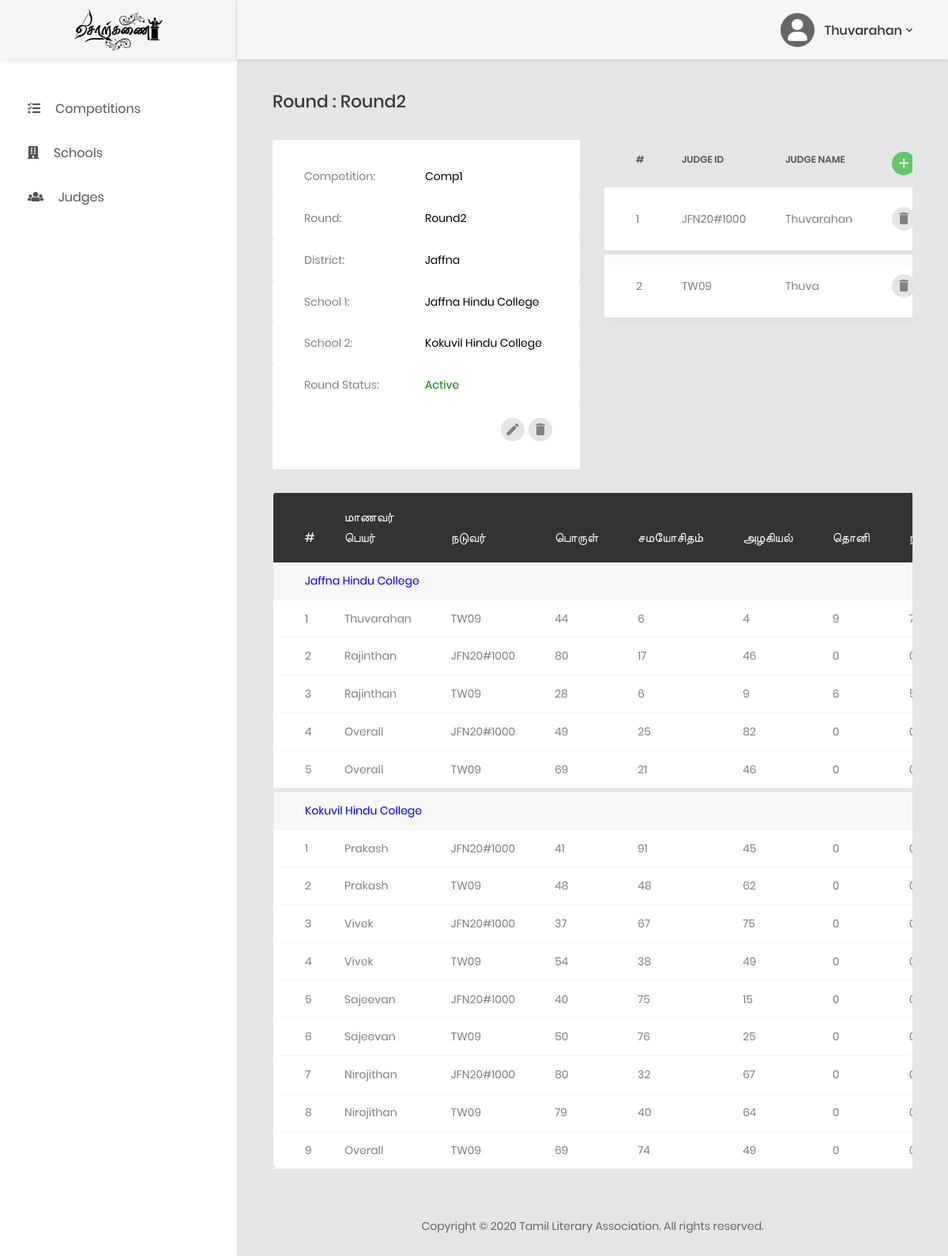
The page /round.php?round_id=0000000002 (signed in) on the database its author committed.
### tables this page shows
CREATE TABLE `tbl_rounds` (
  `round_id` int(10) UNSIGNED ZEROFILL NOT NULL,
  `competition_id` int(10) UNSIGNED ZEROFILL NOT NULL,
  `round_name` varchar(255) NOT NULL,
  `round_status` enum('0','1') DEFAULT NULL
);

CREATE TABLE `tbl_competitions` (
  `competition_id` int(10) UNSIGNED ZEROFILL NOT NULL,
  `competition_name` varchar(255) NOT NULL,
  `district_id` int(5) UNSIGNED ZEROFILL DEFAULT NULL
);

CREATE TABLE `tbl_districts` (
  `district_id` int(5) UNSIGNED ZEROFILL NOT NULL,
  `district_name` varchar(100) NOT NULL
);

CREATE TABLE `tbl_schools` (
  `school_id` int(10) UNSIGNED ZEROFILL NOT NULL,
  `school_name` varchar(255) NOT NULL,
  `district_id` int(5) UNSIGNED ZEROFILL DEFAULT NULL
);

CREATE TABLE `tbl_judges` (
  `judge_id` varchar(100) NOT NULL,
  `judge_name` varchar(255) DEFAULT NULL
);

### round.php (the view, shortened to what this page needs)
<?php include_once 'header.php'; ?>
<?php
if (isset($_GET['round_id']) && !empty($_GET['round_id'])) {
    $round_id = $_GET['round_id'];
    $query = mysqli_query($mysqli, "SELECT A.*, E.competition_id, E.competition_name, F.district_id, F.district_name, B.school_id_1, B.school_id_2, C.school_name AS school_name_1, D.school_name AS school_name_2 FROM tbl_rounds A LEFT OUTER JOIN tbl_rounds_schools B USING (round_id) LEFT OUTER JOIN tbl_schools C ON B.school_id_1 = C.school_id LEFT OUTER JOIN tbl_schools D ON B.school_id_2 = D.school_id INNER JOIN tbl_competitions E ON A.competition_id = E.competition_id LEFT OUTER JOIN tbl_districts F ON E.district_id = F.district_id WHERE round_id = '$round_id'");
    if (mysqli_num_rows($query) > 0) {
        $row = mysqli_fetch_array($query);
        $school_id_1 = $row['school_id_1'];
        $school_id_2 = $row['school_id_2'];
        $school_name_1 = $row['school_name_1'];
        $school_name_2 = $row['school_name_2'];
    }
    else {
        echo '<script> location.replace("competitions.php"); </script>';
    }
}
else {
    echo '<script> location.replace("competitions.php"); </script>';
}
?>
<div class="row">
    <div class="col-lg-12">
        <h3 class="title-5 m-b-35">Round : <?php echo $row['round_name'];?></h3>
    </div>
</div>
<div class="row">
    <div class="col-lg-6">
        <div class="table-responsive">
            <table class="table table-data2 table-content-details">
                <tbody>
                    <tr>
                        <td>Competition:</td>
                        <td><?php echo $row['competition_name'];?></td>
                    </tr>
                    <tr>
                        <td>Round:</td>
                        <td><?php echo $row['round_name'];?></td>
                    </tr>
                    <tr>
                        <td>District:</td>
                        <?php if ($row['district_name'] != "" && !empty($row['district_name'])) { ?>
                        <td><?php echo $row['district_name'];?></td>
                        <?php } else { ?>
                        <td><i>Unavailable</i></td>
                        <?php } ?>
                    </tr>
                    <tr>
                        <td>School 1:</td>
                        <?php if ($school_id_1 != "" && !empty($school_id_1)) { ?>
                        <td><?php echo $school_name_1;?></td>
                        <?php } else { ?>
                        <td><i>Unavailable</i></td>
                        <?php } ?>
                    </tr>
                    <tr>
                        <td>School 2:</td>
                        <?php if ($school_id_2 != "" && !empty($school_id_2)) { ?>
                        <td><?php echo $school_name_2;?></td>
                        <?php } else { ?>
                        <td><i>Unavailable</i></td>
                        <?php } ?>
                    </tr>
                    <tr>
                        <td>Round Status:</td>
                        <?php if ($row['round_status'] == '1') { ?>
                        <td style="color: green;">Active</td>
                        <?php } elseif ($row['round_status'] == '0') { ?>
                        <td style="color: red;">Inactive</td>
                        <?php } ?>
                    </tr>
                    <tr>
                        <td colspan="2">
                            <div class="table-data-feature">
                                <a class="item" data-toggle="tooltip" data-placement="top" title="Edit Round" href="edit.round.php?id=<?php echo $round_id;?>&page=round">
                                    <i class="zmdi zmdi-edit"></i>
                                </a>
                                <button class="item" data-toggle="tooltip" data-placement="top" title="Delete Round" round_id="<?php echo $round_id;?>" id="delete_round">
                                    <i class="zmdi zmdi-delete"></i>
                                </button>
                            </div>
                        </td>
                    </tr>
                </tbody>
            </table>
        </div>
    </div>
    <div class="col-lg-6">
        <div class="table-responsive">
            <table class="table table-data2">
                <thead>
                    <tr>
                        <th>#</th>
                        <th>judge id</th>
                        <th>judge name</th>
                        <th style="padding-right: 35px;">
                            <div class="table-data-feature">
                                <a class="item" data-toggle="tooltip" data-placement="top" title="Add Judge" style="background-color: #63c76a;" href="add.round.judge.php?id=<?php echo $round_id;?>&name=<?php echo $row['round_name'];?>">
                                    <i class="zmdi zmdi-plus" style="color: #FFF;"></i>
                                </a>
                            </div>
                        </th>
                    </tr>
                </thead>
                <tbody>
                    <?php
                    $query = mysqli_query($mysqli, "SELECT B.judge_id, B.judge_name FROM `tbl_rounds_judges` A INNER JOIN `tbl_judges` B ON A.judge_id = B.judge_id WHERE A.round_id = '$round_id'");
                    if (mysqli_num_rows($query) > 0) {
                        $num = 0;
                        while ($row = mysqli_fetch_array($query)) {
                            $num += 1;
                    ?>
                    <tr class="tr-shadow">
                        <td><?php echo ($num); ?></td>
                        <td><?php echo ($row['judge_id']); ?></td>
                        <?php if ($row['judge_name'] != "" && !empty($row['judge_name'])) { ?>
                        <td><?php echo ($row['judge_name']); ?></td>
                        <?php } else { ?>
                        <td><i>Unavailable</i></td>
                        <?php } ?>
                        <td>
                            <div class="table-data-feature">
                                <button class="item" data-toggle="tooltip" data-placement="top" title="Remove Judge" judge_id="<?php echo $row['judge_id'];?>" id="remove_judge">
                                    <i class="zmdi zmdi-delete"></i>
                                </button>
                            </div>
                        </td>
                    </tr>
                    <tr class="spacer"></tr>
                    <?php }} else { ?>
                    <tr class="tr-shadow">
                        <td colspan="4" style="text-align: center;">No results found.</td>
                    </tr>
                    <?php } ?>
                </tbody>
            </table>
        </div>
    </div>
</div>
<div class="row m-t-30">
    <div class="col-md-12">
        <div class="table-responsive">
            <table class="table table-borderless table-data3 scores-table">
                <thead>
                    <tr>
                        <th>#</th>
                        <th>மாணவர் பெயர்</th>
                        <th>நடுவர்</th>
                        <th>பொருள்</th>
                        <th>சமயோசிதம்</th>
                        <th>அழகியல்</th>
                        <th>தொனி</th>
                        <th>நிலை</th>
                    </tr>
                </thead>
                <tbody>
                    <?php
                    $query = mysqli_query($mysqli, "SELECT COUNT(*) AS `count` FROM ((SELECT F.school_id, E.student_id, B.student_name AS `name`, D.judge_id, D.judge_name, A.score_1, A.score_2, A.score_3, A.score_4, A.score_5, A.score_6, A.total_score FROM tbl_student_scores A INNER JOIN tbl_students B USING (student_id) INNER JOIN tbl_rounds_judges C ON A.judge_id = C.judge_id INNER JOIN tbl_judges D ON C.judge_id = D.judge_id INNER JOIN tbl_students E ON A.student_id = E.student_id INNER JOIN tbl_schools F ON E.school_id = F.school_id WHERE A.round_id='$round_id') UNION (SELECT F.school_id, 'ZZZ' AS student_id, 'Overall' AS `name`, D.judge_id, D.judge_name, A.score_1, A.score_2, A.score_3, A.score_4, A.score_5, A.score_6, A.total_score FROM tbl_school_overall_scores A INNER JOIN tbl_schools B USING (school_id) INNER JOIN tbl_rounds_judges C ON A.judge_id = C.judge_id INNER JOIN tbl_judges D ON C.judge_id = D.judge_id INNER JOIN tbl_schools F ON A.school_id = F.school_id WHERE A.round_id='$round_id')) S ORDER BY school_id, student_id, `judge_id`");
                    $row = mysqli_fetch_array($query);
                    if ($row['count'] > 0) { ?>
                    <?php
                    $query = mysqli_query($mysqli, "SELECT school_id, `name`, `judge_id`, `judge_name`, score_1, score_2, score_3, score_4, score_5, score_6, total_score FROM ((SELECT F.school_id, E.student_id, B.student_name AS `name`, D.judge_id, D.judge_name, A.score_1, A.score_2, A.score_3, A.score_4, A.score_5, A.score_6, A.total_score FROM tbl_student_scores A INNER JOIN tbl_students B USING (student_id) INNER JOIN tbl_rounds_judges C ON A.judge_id = C.judge_id INNER JOIN tbl_judges D ON C.judge_id = D.judge_id INNER JOIN tbl_students E ON A.student_id = E.student_id INNER JOIN tbl_schools F ON E.school_id = F.school_id WHERE A.round_id='$round_id' AND F.school_id = '$school_id_1') UNION (SELECT F.school_id, 'ZZZ' AS student_id, 'Overall' AS `name`, D.judge_id, D.judge_name, A.score_1, A.score_2, A.score_3, A.score_4, A.score_5, A.score_6, A.total_score FROM tbl_school_overall_scores A INNER JOIN tbl_schools B USING (school_id) INNER JOIN tbl_rounds_judges C ON A.judge_id = C.judge_id INNER JOIN tbl_judges D ON C.judge_id = D.judge_id INNER JOIN tbl_schools F ON A.school_id = F.school_id WHERE A.round_id='$round_id' AND F.school_id = '$school_id_1')) S ORDER BY school_id, student_id, `judge_id`");
                    if (mysqli_num_rows($query) > 0) {
                        $num = 0;
                        $scores_array = array();
                        while ($row = mysqli_fetch_array($query)) {
                            $data = array(
                                'name' => $row['name'],
                                'judge_id' => $row['judge_id'],
                                'judge_name' => $row['judge_name'],
                                'score_1' => $row['score_1'],
                                'score_2' => $row['score_2'],
                                'score_3' => $row['score_3'],
                                'score_4' => $row['score_4'],
                                'score_5' => $row['score_5'],
                                'score_6' => $row['score_6'],
                                'total_score' => $row['total_score']
                            );
                            array_push($scores_array, $data);
                        }
                    ?>
                    <tr class="tr-shadow">
                        <td colspan="9" style="color: blue; text-align: left; background-color: #f7f7f7;"><?php echo $school_name_1;?></td>
                    </tr>
                    <?php foreach($scores_array as $row){ $num += 1; ?>
                    <tr>
                        <td><?php echo $num;?></td>
                        <td><?php echo $row['name'];?></td>
                        <td title="<?php echo $row['judge_name'];?>"><?php echo $row['judge_id'];?></td>
                        <td><?php echo $row['score_1'];?></td>
                        <td><?php echo $row['score_2'];?></td>
                        <td><?php echo $row['score_3'];?></td>
                        <td><?php echo $row['score_4'];?></td>
                        <td><?php echo $row['score_5'];?></td>
                    </tr>
                    <?php } ?>
                    <tr style="height: 5px; background: transparent;"></tr>
                    <?php } ?>
                    <?php
                    $query = mysqli_query($mysqli, "SELECT school_id, `name`, `judge_id`, `judge_name`, score_1, score_2, score_3, score_4, score_5, score_6, total_score FROM ((SELECT F.school_id, E.student_id, B.student_name AS `name`, D.judge_id, D.judge_name, A.score_1, A.score_2, A.score_3, A.score_4, A.score_5, A.score_6, A.total_score FROM tbl_student_scores A INNER JOIN tbl_students B USING (student_id) INNER JOIN tbl_rounds_judges C ON A.judge_id = C.judge_id INNER JOIN tbl_judges D ON C.judge_id = D.judge_id INNER JOIN tbl_students E ON A.student_id = E.student_id INNER JOIN tbl_schools F ON E.school_id = F.school_id WHERE A.round_id='$round_id' AND F.school_id = '$school_id_2') UNION (SELECT F.school_id, 'ZZZ' AS student_id, 'Overall' AS `name`, D.judge_id, D.judge_name, A.score_1, A.score_2, A.score_3, A.score_4, A.score_5, A.score_6, A.total_score FROM tbl_school_overall_scores A INNER JOIN tbl_schools B USING (school_id) INNER JOIN tbl_rounds_judges C ON A.judge_id = C.judge_id INNER JOIN tbl_judges D ON C.judge_id = D.judge_id INNER JOIN tbl_schools F ON A.school_id = F.school_id WHERE A.round_id='$round_id' AND F.school_id = '$school_id_2')) S ORDER BY school_id, student_id, `judge_id`");
                    if (mysqli_num_rows($query) > 0) {
                        $num = 0;
                        $scores_array = array();
                        while ($row = mysqli_fetch_array($query)) {
                            $data = array(
                                'name' => $row['name'],
                                'judge_id' => $row['judge_id'],
                                'judge_name' => $row['judge_name'],
                                'score_1' => $row['score_1'],
                                'score_2' => $row['score_2'],
                                'score_3' => $row['score_3'],
                                'score_4' => $row['score_4'],
                                'score_5' => $row['score_5'],
                                'score_6' => $row['score_6'],
                                'total_score' => $row['total_score']
                            );
                            array_push($scores_array, $data);
                        }
                    ?>
                    <tr class="tr-shadow">
                        <td colspan="9" style="color: blue; text-align: left; background-color: #f7f7f7;"><?php echo $school_name_2;?></td>
                    </tr>
                    <?php foreach($scores_array as $row){ $num += 1; ?>
                    <tr>
                        <td><?php echo $num;?></td>
                        <td><?php echo $row['name'];?></td>
                        <td title="<?php echo $row['judge_name'];?>"><?php echo $row['judge_id'];?></td>
                        <td><?php echo $row['score_1'];?></td>
                        <td><?php echo $row['score_2'];?></td>
                        <td><?php echo $row['score_3'];?></td>
                        <td><?php echo $row['score_4'];?></td>
                        <td><?php echo $row['score_5'];?></td>
                    </tr>
                    <?php }} ?>
                    <?php } else { ?>
                    <tr class="tr-shadow">
                        <td colspan="10" style="text-align: center;">No results found.</td>
                    </tr>
                    <?php } ?>
                </tbody>
            </table>
        </div>
    </div>
</div>
<?php include_once 'footer.php'; ?>

### rows shown on the page
tbl_rounds: round_name "Round2", competition.competition_name "Comp1", tbl_districts.district_name "Jaffna", tbl_schools.school_name "Jaffna Hindu College", tbl_schools.school_name "Kokuvil Hindu College"
tbl_judges: judge_id "JFN20#1000", judge_name "Thuvarahan"
tbl_judges: judge_id "TW09", judge_name "Thuva"

### other values the page prints
$_SESSION['firstname'] "Thuvarahan"
$row['name'] "Thuvarahan"
$row['judge_id'] "TW09"
$row['score_1'] "44"
$row['score_2'] "6"
$row['score_3'] "4"
$row['score_4'] "9"
$row['name'] "Rajinthan"
$row['judge_id'] "JFN20#1000"
$row['score_1'] "80"
$row['score_2'] "17"
$row['score_3'] "46"
$row['score_4'] "0"
$row['score_1'] "28"
$row['score_3'] "9"
